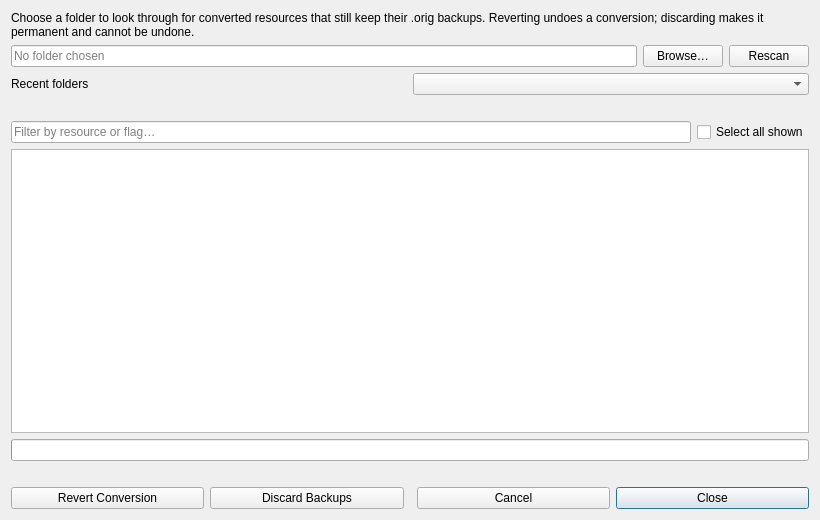
<?xml version="1.0" encoding="UTF-8"?>
<ui version="4.0">
 <class>ConversionBackupsDialog</class>
 <widget class="QDialog" name="ConversionBackupsDialog">
  <property name="geometry">
   <rect>
    <x>0</x>
    <y>0</y>
    <width>820</width>
    <height>520</height>
   </rect>
  </property>
  <property name="windowTitle">
   <string>Conversion Backups</string>
  </property>
  <layout class="QVBoxLayout" name="main_layout">
   <item>
    <widget class="QLabel" name="instructions_label">
     <property name="text">
      <string>Choose a folder to look through for converted resources that still keep their .orig backups. Reverting undoes a conversion; discarding makes it permanent and cannot be undone.</string>
     </property>
     <property name="wordWrap">
      <bool>true</bool>
     </property>
    </widget>
   </item>
   <item>
    <layout class="QHBoxLayout" name="root_layout">
     <item>
      <widget class="QLineEdit" name="root_edit">
       <property name="readOnly">
        <bool>true</bool>
       </property>
       <property name="placeholderText">
        <string>No folder chosen</string>
       </property>
      </widget>
     </item>
     <item>
      <widget class="QPushButton" name="browse_button">
       <property name="text">
        <string>Browse…</string>
       </property>
      </widget>
     </item>
     <item>
      <widget class="QPushButton" name="rescan_button">
       <property name="text">
        <string>Rescan</string>
       </property>
      </widget>
     </item>
    </layout>
   </item>
   <item>
    <layout class="QHBoxLayout" name="recent_layout">
     <item>
      <widget class="QLabel" name="recent_label">
       <property name="text">
        <string>Recent folders</string>
       </property>
      </widget>
     </item>
     <item>
      <widget class="QComboBox" name="recent_roots_combo"/>
     </item>
    </layout>
   </item>
   <item>
    <widget class="QLabel" name="summary_label">
     <property name="text">
      <string/>
     </property>
     <property name="wordWrap">
      <bool>true</bool>
     </property>
    </widget>
   </item>
   <item>
    <layout class="QHBoxLayout" name="filter_layout">
     <item>
      <widget class="QLineEdit" name="filter_edit">
       <property name="placeholderText">
        <string>Filter by resource or flag…</string>
       </property>
      </widget>
     </item>
     <item>
      <widget class="QCheckBox" name="select_all_check_box">
       <property name="text">
        <string>Select all shown</string>
       </property>
       <property name="tristate">
        <bool>true</bool>
       </property>
      </widget>
     </item>
    </layout>
   </item>
   <item>
    <widget class="QTableView" name="backups_table_view">
     <property name="selectionMode">
      <enum>QAbstractItemView::SelectionMode::NoSelection</enum>
     </property>
     <property name="sortingEnabled">
      <bool>true</bool>
     </property>
    </widget>
   </item>
   <item>
    <widget class="QProgressBar" name="scan_progress_bar">
     <property name="visible">
      <bool>false</bool>
     </property>
     <property name="textVisible">
      <bool>false</bool>
     </property>
    </widget>
   </item>
   <item>
    <widget class="QLabel" name="status_label">
     <property name="text">
      <string/>
     </property>
     <property name="wordWrap">
      <bool>true</bool>
     </property>
    </widget>
   </item>
   <item>
    <layout class="QHBoxLayout" name="button_layout">
     <item>
      <widget class="QPushButton" name="revert_button">
       <property name="text">
        <string>Revert Conversion</string>
       </property>
      </widget>
     </item>
     <item>
      <widget class="QPushButton" name="discard_button">
       <property name="text">
        <string>Discard Backups</string>
       </property>
      </widget>
     </item>
     <item>
      <spacer name="button_spacer">
       <property name="orientation">
        <enum>Qt::Orientation::Horizontal</enum>
       </property>
      </spacer>
     </item>
     <item>
      <widget class="QPushButton" name="cancel_button">
       <property name="text">
        <string>Cancel</string>
       </property>
      </widget>
     </item>
     <item>
      <widget class="QPushButton" name="close_button">
       <property name="text">
        <string>Close</string>
       </property>
       <property name="default">
        <bool>true</bool>
       </property>
      </widget>
     </item>
    </layout>
   </item>
  </layout>
 </widget>
 <resources/>
 <connections/>
</ui>
